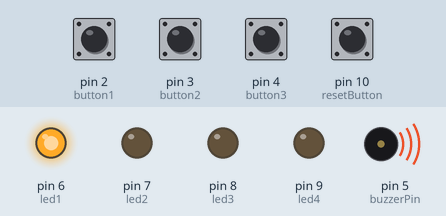
This sketch was run on a simulated Arduino Uno, built with avr-gcc and run on an emulated ATmega328P. Shown: output pins drawn as LEDs (lit = HIGH), buzzer (waves = sounding). The test bench sets the inputs (shaded band); at power-on: pin 2 (button1), pin 3 (button2), pin 4 (button3), pin 10 (resetButton) HIGH.

Above: at 7.0 s.
7.1 s: pin 3 (button2) pulled LOW for 3 s
At 8.7 s:
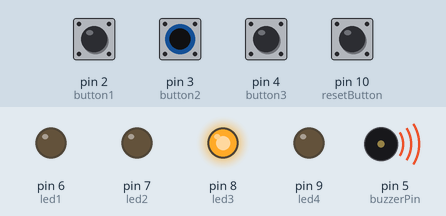
At 11.8 s:
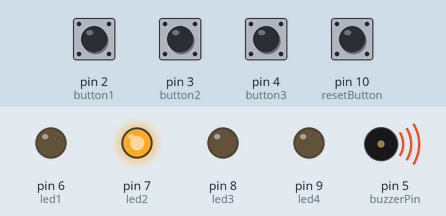
Timing chart, 0 to 18.6 s (numbered marks = the images above; inputs shaded):
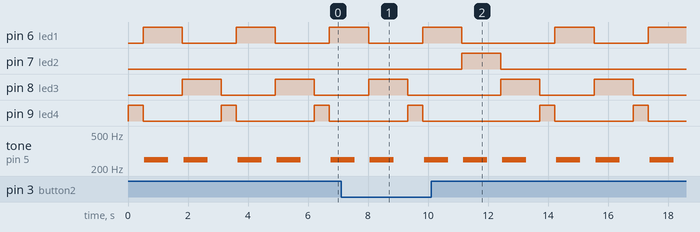

Measured:
- after the input at 7.1 s, pin 7 (led2): LOW → HIGH after 4.0 s, → LOW 1.3 s later
- by itself, tone on pin 5 (buzzerPin): plays 249 Hz for 0.80 s, 249 Hz for 0.80 s, 249 Hz for 0.80 s, 249 Hz for 0.80 s, 249 Hz for 0.80 s, 249 Hz for 0.80 s … (7 notes in this stretch)

The sketch:

23.Button_with_led.ino
```cpp
#include <Arduino.h>

#define led1 6
#define led2 7
#define led3 8
#define led4 9

#define button1 2
#define button2 3
#define button3 4
#define resetButton 10
#define buzzerPin 5

int resetState;
int b1State;
int b2State;
int b3State;

void setup()
{
  pinMode(led1, OUTPUT);
  pinMode(led2, OUTPUT);
  pinMode(led3, OUTPUT);
  pinMode(led4, OUTPUT);
  pinMode(buzzerPin, OUTPUT);

  pinMode(button1, INPUT_PULLUP);
  pinMode(button2, INPUT_PULLUP);
  pinMode(button3, INPUT_PULLUP);
  pinMode(resetButton, INPUT_PULLUP);
}

void loop()
{
  resetState = digitalRead(resetButton);
  b1State = digitalRead(button1);
  b2State = digitalRead(button2);
  b3State = digitalRead(button3);

  // RESET BUTTON (pressed = LOW)
  if (resetState == HIGH)
  {
    digitalWrite(led4, HIGH);   // System ON indicator
    digitalWrite(led1, LOW);
    digitalWrite(led2, LOW);
    digitalWrite(led3, LOW);
    delay(500);
    digitalWrite(led4, LOW);
  }

  // BUTTON 1
  if (b1State == HIGH)
  {
    digitalWrite(led1, HIGH);
    digitalWrite(led2, LOW);
    digitalWrite(led3, LOW);
    digitalWrite(led4, LOW);
    Alarm();
    delay(500);
    digitalWrite(led1, LOW);
  }

  // BUTTON 2
  if (b2State == LOW)
  {
    digitalWrite(led2, HIGH);
    digitalWrite(led1, LOW);
    digitalWrite(led3, LOW);
    digitalWrite(led4, LOW);
    Alarm();
    delay(500);
    digitalWrite(led2, LOW);
  }

  // BUTTON 3
  if (b3State == HIGH)
  {
    digitalWrite(led3, HIGH);
    digitalWrite(led1, LOW);
    digitalWrite(led2, LOW);
    digitalWrite(led4, LOW);
    Alarm();
    delay(500);
    digitalWrite(led3, LOW);
  }
}

void Alarm()
{
  for (int i = 0; i < 200; i++)
  {
    digitalWrite(buzzerPin, HIGH);
    delay(2);
    digitalWrite(buzzerPin, LOW);
    delay(2);
  }
}
```
